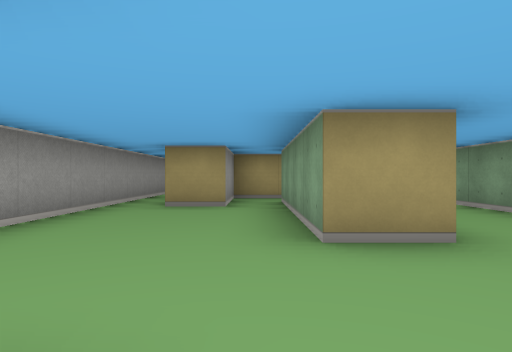
View 1 (above)

12 first-person views from a walk through a cub3D maze. The camera is about half as high as the walls, looks level and sees 75° across. The floor is counted in squares. Each view is taken from the middle of a square. On the plan, view 1 faces up. The plan holds only what a view shows up to about 9 squares ahead; the rest is blank.

View 2
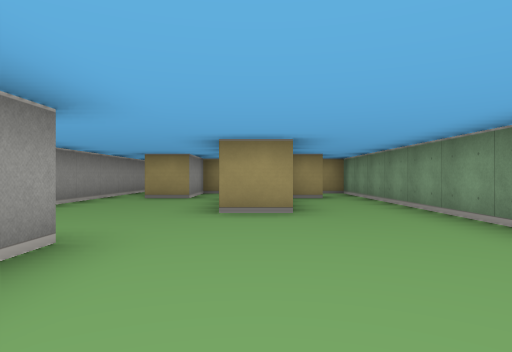

View 3
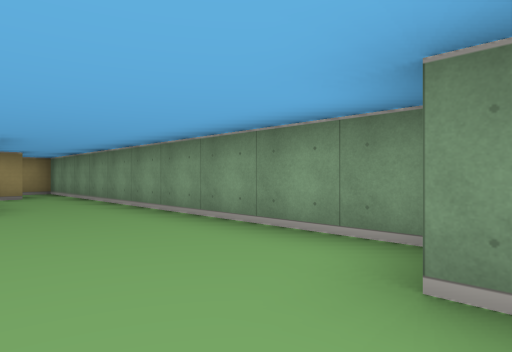

View 4
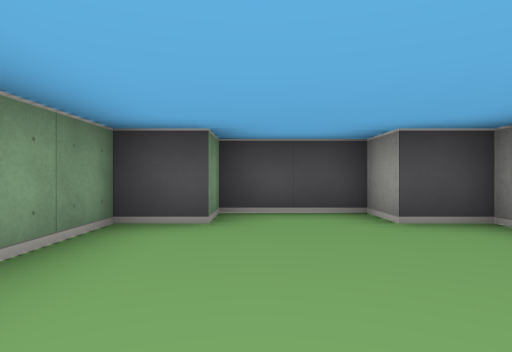

View 5
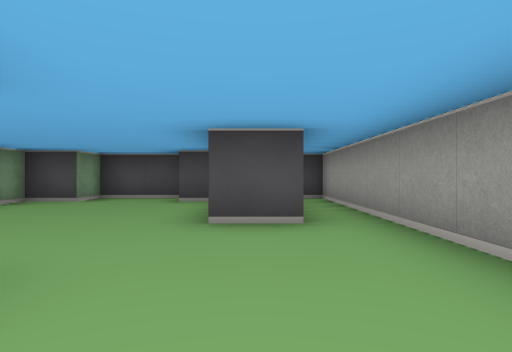

View 6
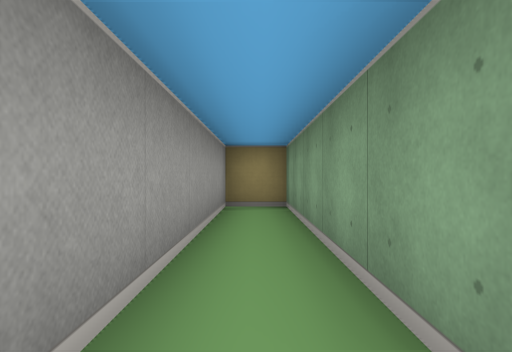

View 7
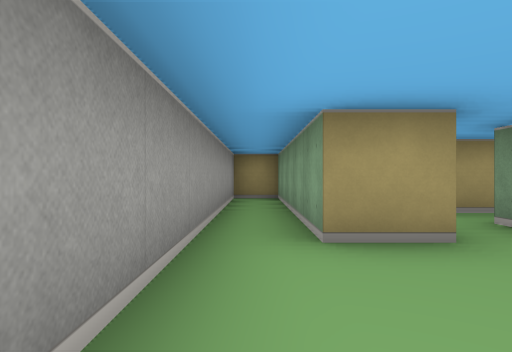

View 8
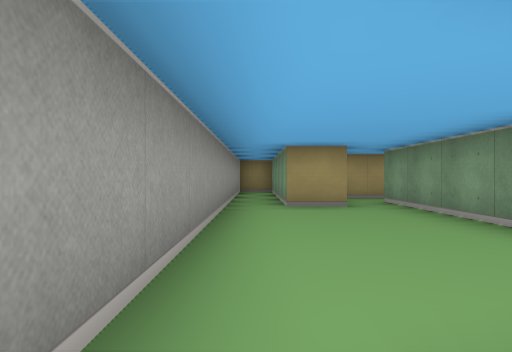

View 9
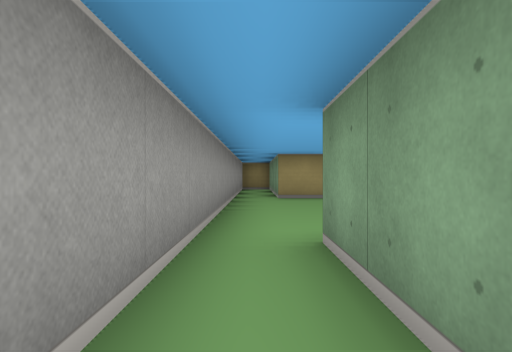

View 10
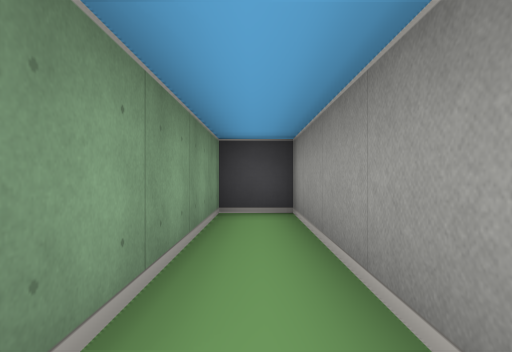

View 11
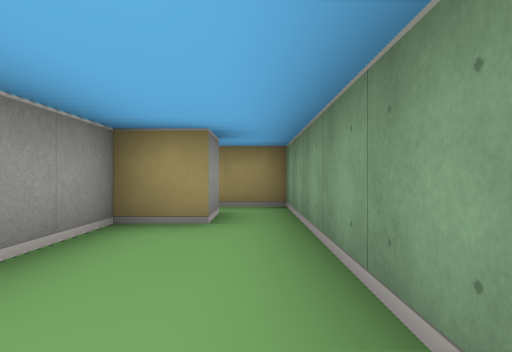

View 12
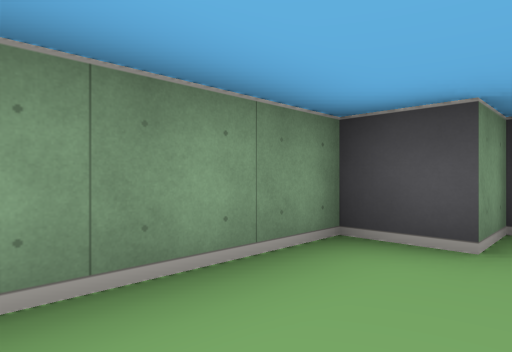

### Floor plan
Ten units are one square. View 1 is at (0, 0); x grows to the right and y downward. Boxes are objects, and circles mark ways between rooms. Rooms are numbered by the first view taken in them; rooms with no view inside come last. Other rooms are left out.
<svg viewBox="-30 -110 70 150">
<path fill="none" stroke="#000" d="M16 -25 5 -25 5 -55M-5 -55 -15 -55 -15 -105 -25 -105 -25 35 -15 35 -15 -5 -5 -5 -5 1M-6 25 5 25 5 35 25 35 25 25 35 25 35 -75 25 -75M25 -65 25 -55 15 -55 15 -39M5 -55 5 -65M25 -75 -5 -75 -5 -55"/>
<circle cx="0" cy="-60" r="3" fill="#2a7"/>
<circle cx="15" cy="-70" r="3" fill="#2a7"/>
<text x="0" y="-20">1</text>
<text x="10" y="-70">2</text>
</svg>
Room 1 opens to room 2.

Where each view was taken, in squares from view 1:
view 1: 0 up, 0 right, facing up
view 2: 2 down, 1 right, facing up
view 3: 3 down, 1 right, facing up-right
view 4: 1 up, 2 right, facing down
view 5: 4 up, 1 left, facing down
view 6: 5 up, 2 left, facing up
view 7: 3 up, 2 left, facing up
view 8: 0 up, 2 left, facing up
view 9: 2 down, 2 left, facing up
view 10: 1 up, 2 left, facing down
view 11: 2 up, 3 right, facing up
view 12: 0 up, 2 right, facing down-right
